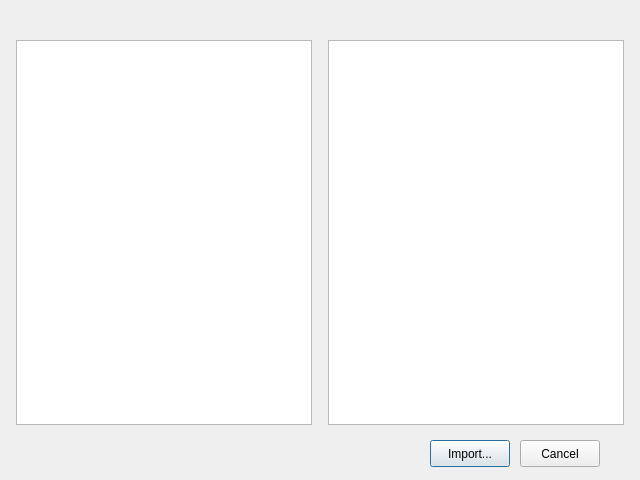
<?xml version="1.0" encoding="UTF-8"?>
<ui version="4.0">
 <class>FrameListWindow</class>
 <widget class="QDialog" name="FrameListWindow">
  <property name="geometry">
   <rect>
    <x>0</x>
    <y>0</y>
    <width>640</width>
    <height>480</height>
   </rect>
  </property>
  <property name="minimumSize">
   <size>
    <width>640</width>
    <height>480</height>
   </size>
  </property>
  <property name="maximumSize">
   <size>
    <width>640</width>
    <height>480</height>
   </size>
  </property>
  <property name="windowTitle">
   <string>Frame List</string>
  </property>
  <property name="windowIcon">
   <iconset>
    <normaloff>:/urapiv_icon.png</normaloff>:/urapiv_icon.png</iconset>
  </property>
  <widget class="QPushButton" name="importButton">
   <property name="geometry">
    <rect>
     <x>430</x>
     <y>440</y>
     <width>80</width>
     <height>27</height>
    </rect>
   </property>
   <property name="text">
    <string>Import...</string>
   </property>
  </widget>
  <widget class="QPushButton" name="cancelButton">
   <property name="geometry">
    <rect>
     <x>520</x>
     <y>440</y>
     <width>80</width>
     <height>27</height>
    </rect>
   </property>
   <property name="text">
    <string>Cancel</string>
   </property>
  </widget>
  <widget class="QListWidget" name="frame1List">
   <property name="geometry">
    <rect>
     <x>16</x>
     <y>40</y>
     <width>296</width>
     <height>385</height>
    </rect>
   </property>
  </widget>
  <widget class="QListWidget" name="frame2List">
   <property name="geometry">
    <rect>
     <x>328</x>
     <y>40</y>
     <width>296</width>
     <height>385</height>
    </rect>
   </property>
  </widget>
 </widget>
 <resources>
  <include location="../ui_resources.qrc"/>
  <include location="../share/images/images.qrc"/>
 </resources>
 <connections/>
</ui>
